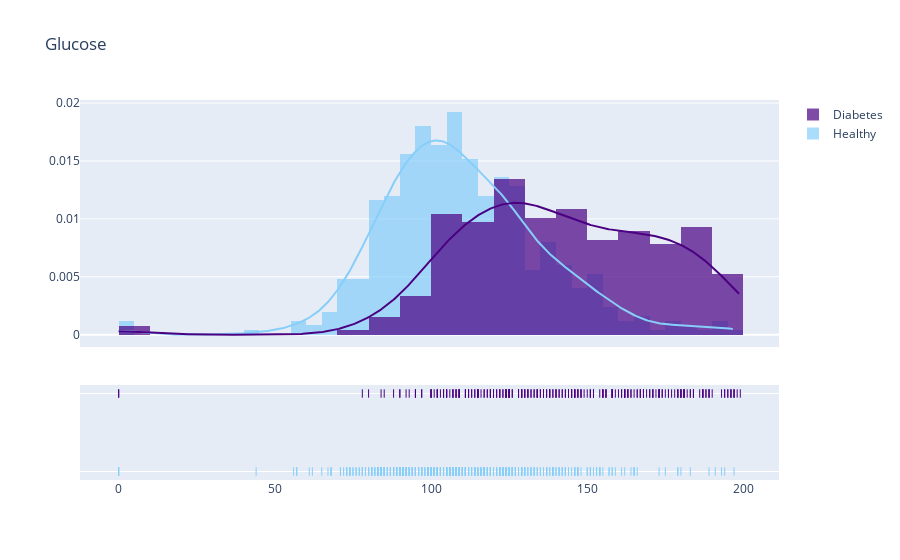

Here is the notebook cell this chart was saved with:
### Markdown cell above
### Glucose

We plot the distribution of the first variable - `Glucose` - and observe that healthy patients tend to have lower amounts of glucose in blood than diabetic patients. There are, however, some values with zeroes on the left end of the plot. We find the median of and impute the values to respective groups. Second plot shows that variable after imputation doesn't contain any values equal to 0.

### Code cell
create_distplot(df_zeroes, 'Glucose').show()

find_median(df, 'Glucose')

### Figure 1 — Plotly figure (JSON) as saved in the notebook; plotly's stock layout.template omitted (floating-point values rounded to 4 significant figures; data arrays with more than 128 entries replaced by an {"elided": "..."} marker saying what was removed)
{"data": [{"autobinx": false, "histnorm": "probability density", "legendgroup": "Healthy", "marker": {"color": "lightskyblue"}, "name": "Healthy", "opacity": 0.7, "type": "histogram", "x": {"elided": "500 int values"}, "xaxis": "x", "xbins": {"end": 197, "size": 0, "start": 0}, "yaxis": "y"}, {"autobinx": false, "histnorm": "probability density", "legendgroup": "Diabetes", "marker": {"color": "indigo"}, "name": "Diabetes", "opacity": 0.7, "type": "histogram", "x": {"elided": "268 int values"}, "xaxis": "x", "xbins": {"end": 199, "size": 0, "start": 0}, "yaxis": "y"}, {"legendgroup": "Healthy", "marker": {"color": "lightskyblue"}, "mode": "lines", "name": "Healthy", "showlegend": false, "type": "scatter", "x": {"elided": "500 float values"}, "xaxis": "x", "y": {"elided": "500 float values"}, "yaxis": "y"}, {"legendgroup": "Diabetes", "marker": {"color": "indigo"}, "mode": "lines", "name": "Diabetes", "showlegend": false, "type": "scatter", "x": {"elided": "500 float values"}, "xaxis": "x", "y": {"elided": "500 float values"}, "yaxis": "y"}, {"legendgroup": "Healthy", "marker": {"color": "lightskyblue", "symbol": "line-ns-open"}, "mode": "markers", "name": "Healthy", "showlegend": false, "type": "scatter", "x": {"elided": "500 int values"}, "xaxis": "x", "y": {"elided": "500 str values"}, "yaxis": "y2"}, {"legendgroup": "Diabetes", "marker": {"color": "indigo", "symbol": "line-ns-open"}, "mode": "markers", "name": "Diabetes", "showlegend": false, "type": "scatter", "x": {"elided": "268 int values"}, "xaxis": "x", "y": {"elided": "268 str values"}, "yaxis": "y2"}], "layout": {"barmode": "overlay", "hovermode": "closest", "legend": {"traceorder": "reversed"}, "title": {"text": "Glucose"}, "xaxis": {"anchor": "y2", "domain": [0, 1], "zeroline": false}, "yaxis": {"anchor": "free", "domain": [0.35, 1], "position": 0}, "yaxis2": {"anchor": "x", "domain": [0, 0.25], "dtick": 1, "showticklabels": false}}}
